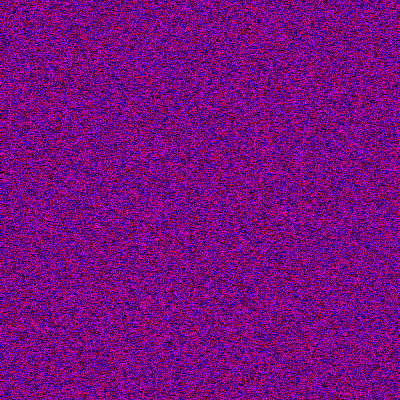
Frame 1 (no input)
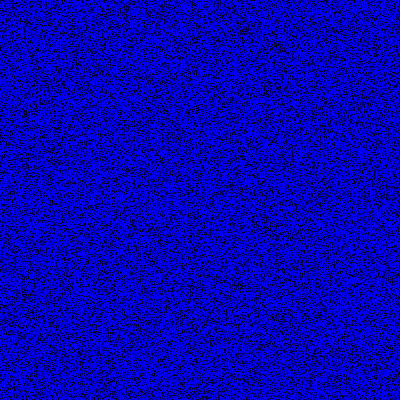
Frame 60 (no input)
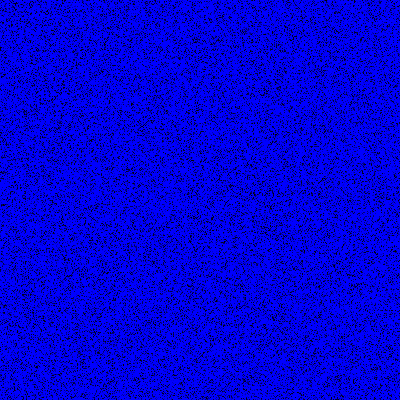
Frame 120 (the mouse pressed at the canvas centre since frame 60)

The p5.js sketch that drew these frames (run headless with seeded random() and noise() and a simulated clock; from frame 60 on, the mouse is pressed at the canvas centre):

// p5.js sketch
// ── sketch.js
/**
 * sketch.js
 *
 * p5.js 레퍼런스: http://p5js.org/reference
 * 웹기술 레퍼런스: http://developer.mozilla.org
 *
 * @author : https://github.com/Mosframe
 */


// -----------------------------------------------------------------
// 변수, 오브젝트 정의
// -----------------------------------------------------------------
var thisCanvas;
var widthSlider;
var heightSlider;

var grid;
var next;

// -----------------------------------------------------------------
// p5.js 함수들
// -----------------------------------------------------------------

function preload () {

    createElement('h1','Reaction Diffusion : 반응확산 알고리즘');
    createA('http://www.karlsims.com/rd.html','Reaction-Diffusion Tutorial');
    createDiv('기본 프레임워크 구현');
    createSpan('width:');
    widthSlider = createSlider(100,1000,400,10).changed( ()=>{
        createGrid();
    });
    createSpan('height:');
    heightSlider = createSlider(100,1000,400,10).changed( ()=>{
        createGrid();
    });

    createDiv('');
}

function setup () {

    createGrid();
}

function draw () {

    background(51);

    for( var x=0; x<width; ++x ) {
        for( var y=0; y<height; ++y ) {
            next[x][y].a = grid[x][y].a * 0.95;
            next[x][y].b = grid[x][y].b * 1.01;
        }
    }

    loadPixels();
    for( var x=0; x<width; ++x ) {
        for( var y=0; y<height; ++y ) {
            var c = color(255, 0, 100);
            var pix = (x + y *width) * 4;
            pixels[pix + 0] = floor(next[x][y].a * 255);
            pixels[pix + 1] = 0;
            pixels[pix + 2] = floor(next[x][y].b * 255);
            pixels[pix + 3] = 255;
        }
    }
    updatePixels();

    swap();
}

// -----------------------------------------------------------------
// 사용자 정의 함수들
// -----------------------------------------------------------------


function createGrid () {

    // 캔버스 설정

    var width = widthSlider.value();
    var height = heightSlider.value();

    if( !thisCanvas ) {
        thisCanvas = createCanvas(width,height);
    } else {
        resizeCanvas(width,height);
    }

    pixelDensity(1);

    // 초기화

    grid = [];
    next = [];
    for( var x=0; x<width; ++x ) {
        grid[x] = [];
        next[x] = [];
        for( var y=0; y<height; ++y ) {
            grid[x][y] = { a:random(1), b:random(1) };
            next[x][y] = { a:0, b:0 };
        }
    }
}


function swap () {

    var temp = grid;
    grid = next;
    next = temp;
}
